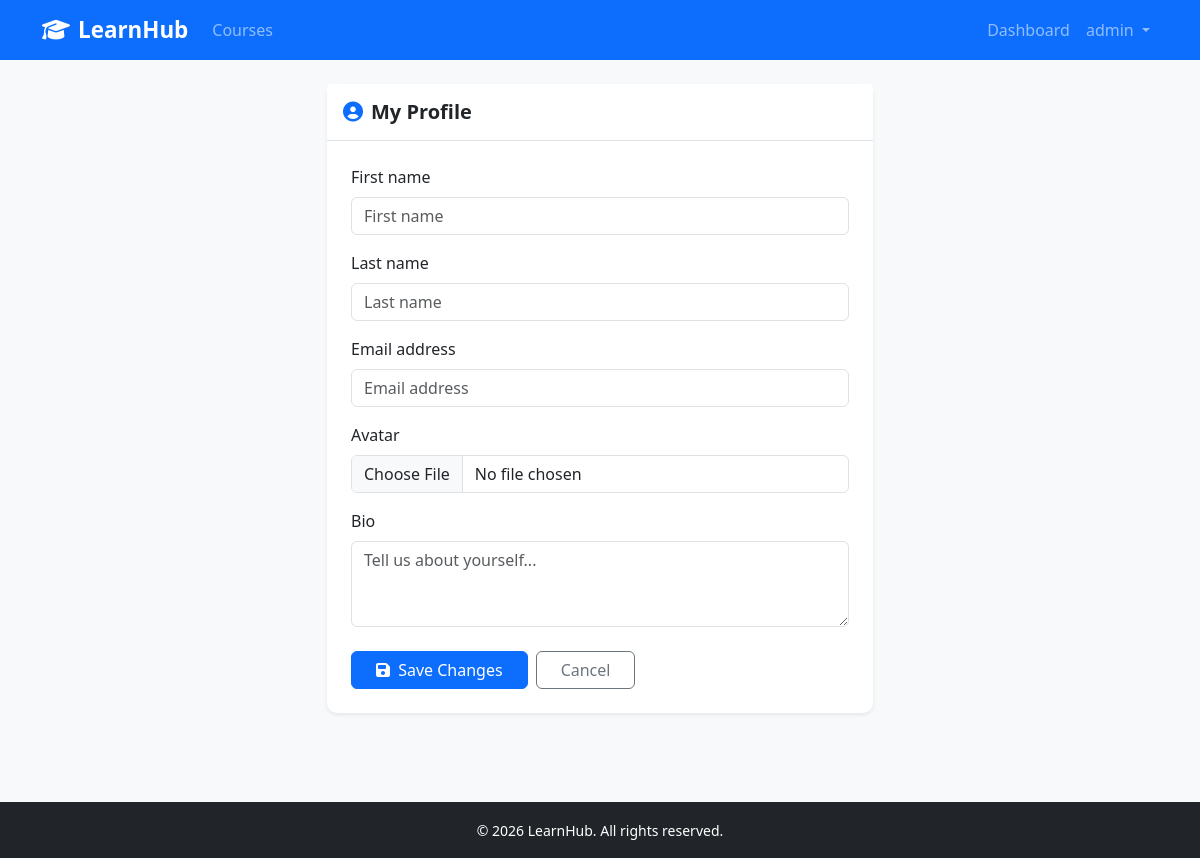
Before: /profile/ (signed in) with the older database file.
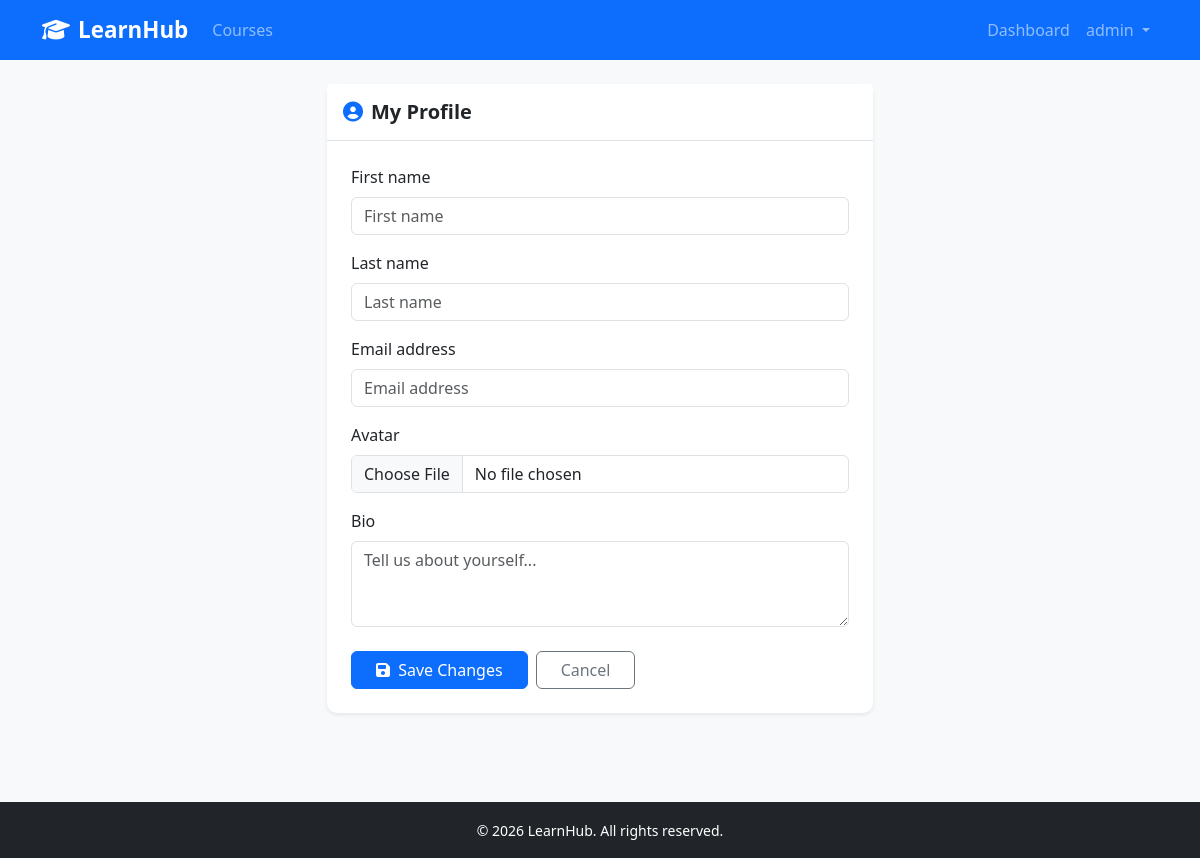
After: the same page with the newer database file.
### accounts/models.py (models this page shows, shortened)
class User(AbstractUser):
    ROLE_CHOICES = [
        ("student", "Student"),
        ("instructor", "Instructor"),
        ("employee", "Employee"),
    ]
    role = models.CharField(max_length=20, choices=ROLE_CHOICES, default="student")
    avatar = models.ImageField(upload_to="avatars/", blank=True, null=True)
    bio = models.TextField(blank=True)

### accounts/views.py (the view)
# urls.py: path("profile/", views.profile_view, name="profile"),
@login_required
def profile_view(request):
    form = ProfileUpdateForm(request.POST or None, request.FILES or None, instance=request.user)
    if request.method == "POST" and form.is_valid():
        form.save()
        messages.success(request, "Profile updated.")
        return redirect("accounts:profile")
    return render(request, "accounts/profile.html", {"form": form})

### accounts/forms.py
class ProfileUpdateForm(forms.ModelForm):
    class Meta:
        model = User
        fields = ["first_name", "last_name", "email", "avatar", "bio"]
        widgets = {
            "first_name": forms.TextInput(attrs={"class": "form-control", "placeholder": "First name"}),
            "last_name": forms.TextInput(attrs={"class": "form-control", "placeholder": "Last name"}),
            "email": forms.EmailInput(attrs={"class": "form-control", "placeholder": "Email address"}),
            "avatar": forms.ClearableFileInput(attrs={"class": "form-control"}),
            "bio": forms.Textarea(attrs={"class": "form-control", "rows": 3, "placeholder": "Tell us about yourself..."}),
        }

### templates/accounts/profile.html (shortened to what this page needs)
{% extends "base.html" %}
{% load crispy_forms_tags %}
{% block content %}
<div class="row justify-content-center mt-4">
  <div class="col-md-6">
    <div class="card shadow-sm border-0">
      <div class="card-header bg-white border-bottom py-3">
        <h5 class="mb-0 fw-semibold">
          <i class="fa fa-user-circle me-2 text-primary"></i>My Profile
        </h5>
      </div>
      <div class="card-body p-4">
        <form method="post" enctype="multipart/form-data">
          {% for field in form %}
            <div class="mb-3">
              <label for="{{ field.id_for_label }}" class="form-label fw-medium">
                {{ field.label }}
              </label>
              {{ field }}
            </div>
          {% endfor %}
          <div class="d-flex gap-2 mt-4">
            <button type="submit" class="btn btn-primary px-4">
              <i class="fa fa-save me-1"></i> Save Changes
            </button>
            {% if request.user.role == "student" %}
            <a href="{% url 'accounts:student_dashboard' %}" class="btn btn-outline-secondary px-4">Cancel</a>
            {% elif request.user.role == "instructor" %}
            <a href="{% url 'accounts:instructor_dashboard' %}" class="btn btn-outline-secondary px-4">Cancel</a>
            {% elif request.user.role == "employee" %}
            <a href="{% url 'accounts:employee_dashboard' %}" class="btn btn-outline-secondary px-4">Cancel</a>
            {% endif %}
          </div>
        </form>
      </div>
    </div>
  </div>
</div>
{% endblock %}

### templates/base.html (shortened to what this page needs)
<!DOCTYPE html>
<html lang="en">
<head>
  <link rel="stylesheet" href="https://cdn.jsdelivr.net/npm/bootstrap@5.3.3/dist/css/bootstrap.min.css" />
  <link rel="stylesheet" href="https://cdnjs.cloudflare.com/ajax/libs/font-awesome/6.5.0/css/all.min.css" />
  <link rel="stylesheet" href="/static/css/main.css" />
</head>
<body>
<nav class="navbar navbar-expand-lg navbar-dark bg-primary">
  <div class="container">
    {% if user.is_authenticated %}
  {% if user.role == "student" %}
    <a class="navbar-brand fw-bold" href="{% url 'accounts:student_dashboard' %}">
  {% elif user.role == "instructor" %}
    <a class="navbar-brand fw-bold" href="{% url 'accounts:instructor_dashboard' %}">
  {% elif user.role == "employee" %}
    <a class="navbar-brand fw-bold" href="{% url 'accounts:employee_dashboard' %}">
  {% endif %}
{% else %}
  <a class="navbar-brand fw-bold" href="{% url 'courses:course_list' %}">
{% endif %}
  <i class="fa fa-graduation-cap me-2"></i>LearnHub
</a>
    <div class="collapse navbar-collapse" id="nav">
      <ul class="navbar-nav me-auto">
        <li class="nav-item">
          <a class="nav-link" href="{% url 'courses:course_list' %}">Courses</a>
        </li>
      </ul>
      <ul class="navbar-nav">
        {% if user.is_authenticated %}
          <li class="nav-item">
            {% if user.role == 'student' %}
              <a class="nav-link" href="{% url 'accounts:student_dashboard' %}">Dashboard</a>
            {% elif user.role == 'instructor' %}
              <a class="nav-link" href="{% url 'accounts:instructor_dashboard' %}">Dashboard</a>
            {% elif user.role == 'employee' %}
              <a class="nav-link" href="{% url 'accounts:employee_dashboard' %}">Dashboard</a>
            {% endif %}
          </li>
          <li class="nav-item dropdown">
            <a class="nav-link dropdown-toggle" href="#" data-bs-toggle="dropdown">
              {{ user.get_full_name|default:user.username }}
            </a>
          </li>
        {% else %}
          <li class="nav-item"><a class="nav-link" href="{% url 'accounts:login' %}">Login</a></li>
          <li class="nav-item"><a class="nav-link" href="{% url 'accounts:register_student' %}">Register</a></li>
        {% endif %}
      </ul>
    </div>
  </div>
</nav>
<main class="container my-4">
  {% block content %}{% endblock %}
</main>
<footer class="bg-dark text-white text-center py-3 mt-5">
  <small>&copy; 2026 LearnHub. All rights reserved.</small>
</footer>
</body>
</html>

### static/css/main.css (style rules this page uses)
body { background-color: #f8f9fa; }
.navbar-brand { font-size: 1.4rem; }
.card { border-radius: 10px; }
main.container { min-height: calc(100vh - 130px); }

Changed rows visible on the page:
changed User "admin": role "student" → "employee" (drawn)
